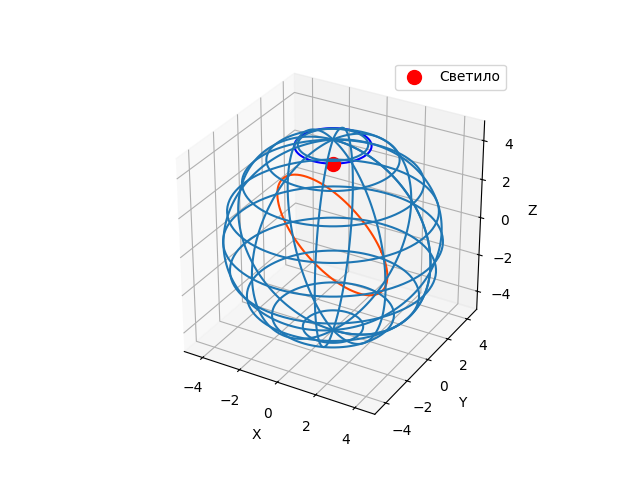

Reproduce this figure in Python.
import numpy as np
import matplotlib.pyplot as plt

fig = plt.figure()
ax = fig.add_subplot(111, projection='3d')

phi = np.linspace(0, 2 * np.pi, 100)
theta = np.linspace(0, np.pi, 100)
R = 5

x = R * np.outer(np.cos(phi), np.sin(theta))
y = R * np.outer(np.sin(phi), np.sin(theta))
z = R * np.outer(np.ones(np.size(phi)), np.cos(theta))

ax.plot_wireframe(x, y, z, rstride=10, cstride=10)

lat = 70
lat_rad = np.radians(lat)
circle_x = R * np.cos(lat_rad) * np.cos(phi)
circle_y = R * np.cos(lat_rad) * np.sin(phi)
circle_z = R * np.sin(lat_rad) * np.ones_like(phi)
ax.plot(circle_x, circle_y, circle_z, color='b')

azimuth = 300
azimuth_rad = np.radians(azimuth)
vertical_circle_x = R * np.cos(phi) * np.cos(azimuth_rad)
vertical_circle_y = R * np.sin(phi) * np.cos(azimuth_rad)
vertical_circle_z = R * np.sin(phi) * np.sin(azimuth_rad)
ax.plot(vertical_circle_x, vertical_circle_y, vertical_circle_z, color='orangered')

height = -30 
height_rad = np.radians(height)

x_sun = R * (np.cos(lat_rad) * np.cos(azimuth_rad))
y_sun = R * (np.cos(lat_rad) * np.sin(azimuth_rad))
z_sun = R * (np.sin(lat_rad))

ax.scatter(x_sun, y_sun, z_sun, color="r", s=100, label='Светило')

ax.set_xlabel('X')
ax.set_ylabel('Y')
ax.set_zlabel('Z')
ax.legend()
ax.set_xlim([-R, R])
ax.set_ylim([-R, R])
ax.set_zlim([-R, R])

ax.set_aspect("equal")

plt.savefig("task_1.png")
